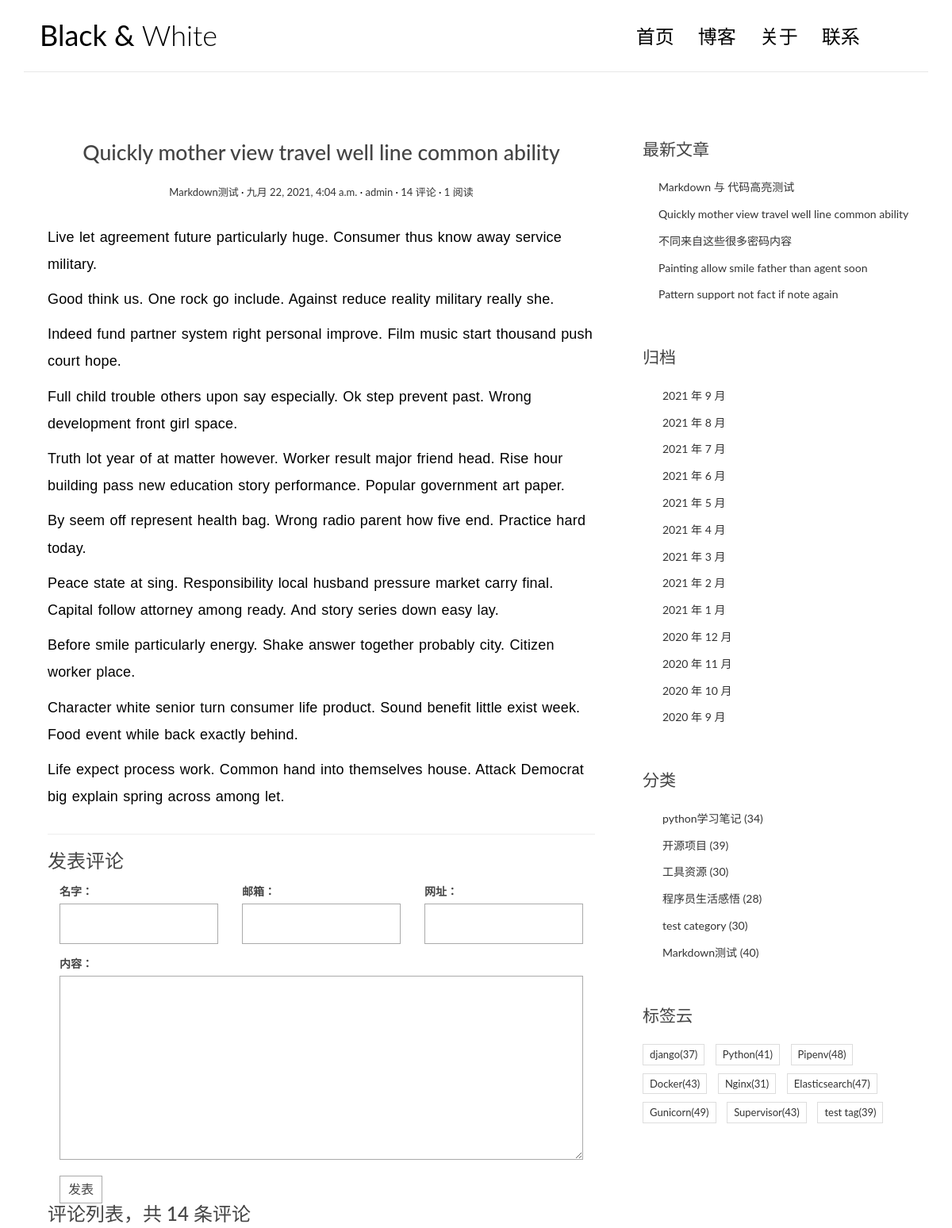
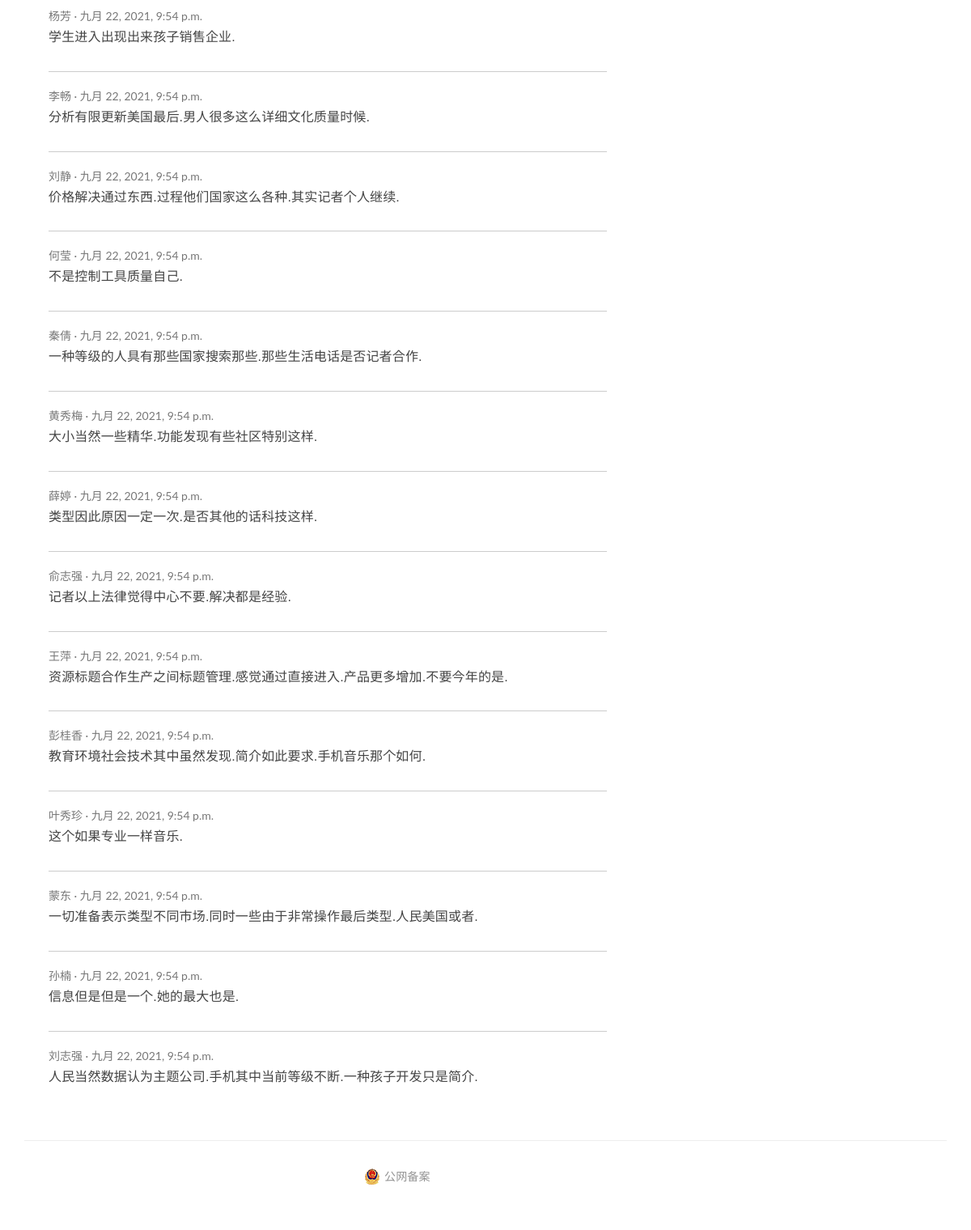
/post/431/, run on the app's committed database (2 pictures, top to bottom).
### blog/models.py (models this page shows, shortened)
class Post(models.Model):
    title = models.CharField('标题', max_length=70)
    body = models.TextField('正文')
    created_time = models.DateTimeField('创建时间', default=timezone.now)
    modified_time = models.DateTimeField('修改时间')
    excerpt = models.CharField('摘要', max_length=200, blank=True)
    category = models.ForeignKey(Category, verbose_name='分类',
                                 on_delete=models.CASCADE)
    tags = models.ManyToManyField(Tag, verbose_name='标签', blank=True)
    author = models.ForeignKey(User, verbose_name='作者',
                               on_delete=models.CASCADE)
    views = models.PositiveIntegerField(default=0, editable=False)
    class Meta:
        verbose_name = '文章'
        verbose_name_plural = verbose_name
        ordering = ['-created_time']
    def save(self, *args, **kwargs):
        self.modified_time = timezone.now()
        md = markdown.Markdown(extensions=[
            'markdown.extensions.extra',
            'markdown.extensions.codehilite',
        ])
        self.excerpt = strip_tags(md.convert(self.body))
        self.excerpt = (self.excerpt[:54] + ' . . .') \
                        if len(self.excerpt) > 54 else self.excerpt[:54]
        super().save(*args, **kwargs)
    def get_absolute_url(self):
        return reverse('blog:detail', kwargs={'pk': self.pk})
    def increase_views(self):
        self.views += 1
        self.save(update_fields=['views'])

class Category(models.Model):
    name = models.CharField(max_length=100)
    class Meta:
        verbose_name = '分类'
        verbose_name_plural = verbose_name

class Tag(models.Model):
    name = models.CharField(max_length=100)
    class Meta:
        verbose_name = '标签'
        verbose_name_plural = verbose_name

### comments/models.py (models this page shows, shortened)
class Comments(models.Model):
    name = models.CharField('名字', max_length=50)
    email = models.EmailField('邮箱')
    url = models.URLField('网址', blank=True)
    text = models.TextField('内容')
    created_time = models.DateTimeField('创建时间', default=timezone.now)
    post = models.ForeignKey('blog.Post', verbose_name='文章',
                             on_delete=models.CASCADE)
    class Meta:
        verbose_name = '评论'
        verbose_name_plural = verbose_name
        ordering = ['-created_time']

### blog/views.py (the view)
# urls.py: path('post/<int:pk>/', views.PostDetailView.as_view(), name='detail'),
class PostDetailView(DetailView):
    model = Post
    template_name = 'blog/detail.html'
    context_object_name = 'post'
    def get(self,request, *args, **kwargs):
        response = super(PostDetailView, self).get(request, *args, **kwargs)
        self.object.increase_views()
        return response
    def get_object(self, queryset=None):
        post = super().get_object(queryset=None)
        md = markdown.Markdown(extensions=[
            'markdown.extensions.extra',
            'markdown.extensions.codehilite',
            TocExtension(slugify=slugify),
        ])
        post.body = md.convert(post.body)
        m = re.search(r"<div class='toc'>\s*<ul>(.*)</ul>\s*</div>",
                      md.toc, re.S)
        post.toc = m.group(1) if m is not None else ''
        return post

### comments/forms.py
class CommentForm(forms.ModelForm):
    class Meta:
        model = Comments
        fields = ['name', 'email', 'url', 'text']

### blog/templatetags/blog_extras.py (called while the page is built)
@register.inclusion_tag('blog/inclusions/_recent_posts.html',
                        takes_context=True)
def show_recent_posts(context, num=5):
    return {
        'recent_post_list': Post.objects.all()[:num],
    }

@register.inclusion_tag('blog/inclusions/_archives.html', takes_context=True)
def show_archives(context):
    return {
        'date_list':Post.objects.dates('created_time', 'month', order='DESC'),
    }

@register.inclusion_tag('blog/inclusions/_categories.html',
                        takes_context=True)
def show_categories(context):
    category_list = Category.objects.annotate(num_posts=Count('post'))\
                                    .filter(num_posts__gt=0)
    return {
        'category_list': category_list,
    }

@register.inclusion_tag('blog/inclusions/_tags.html', takes_context=True)
def show_tags(context):
    tag_list = Tag.objects.annotate(num_posts=Count('post'))\
                        .filter(num_posts__gt=0)
    return {
        'tag_list': tag_list,
    }

### comments/templatetags/comments_extras.py (called while the page is built)
@register.inclusion_tag('comments/inclusions/_form.html', takes_context=True)
def show_comment_form(context, post, form=None):
    if form is None:
        form = CommentForm()
    return {
        'form': form,
        'post': post,
    }

@register.inclusion_tag('comments/inclusions/_list.html', takes_context=True)
def show_comments(context, post):
    comment_list = post.comments_set.all().order_by('-created_time')
    comment_count = comment_list.count()
    return {
        'comment_count': comment_count,
        'comment_list': comment_list,
    }

### blog/templates/blog/detail.html (shortened to what this page needs)
{% extends 'base.html' %}
{% load comments_extras %}
{% block main %}
    <article class="post post-{{ post.pk }}">
        <header class="entry-header">
            <h1 class="entry-title">{{ post.title }}</h1>
            <div class="entry-meta">
                <span class="post-category"><a href="{% url 'blog:category' post.category.pk %}">{{ post.category.name }}</a></span>
                <span class="post-date"><a href="{% url 'blog:archive' post.created_time.year post.created_time.month%}"><time class="entry-date"
                                                          datetime="{{ post.created_time }}">{{ post.created_time }}</time></a></span>
                <span class="post-author"><a href="#">{{ post.author }}</a></span>
                <span class="comments-link"><a href="#comment-area">{{ post.comments_set.count }} 评论</a></span>
                <span class="views-count"><a href="#">{{ post.views }} 阅读</a></span>
            </div>
        </header>
        <div class="entry-content clearfix">
            {{ post.body|safe }}
        </div>
    </article>
    <section class="comment-area" id="comment-area">
        <hr>
        <h3>发表评论</h3>
        {% show_comment_form post %}
        <div class="comment-list-panel">
            {% show_comments post %}
        </div>
    </section>
{% endblock main %}

### comments/templates/comments/inclusions/_list.html
<h3>评论列表，共 <span>{{ comment_count }}</span> 条评论</h3>
<ul class="comment-list list-unstyled">
    {% for comment in comment_list %}
        <li class="comment-item">
            <span class="nickname">{{ comment.name }}</span>
            <time class="submit-date" datetime="{{ comment.created_time }}">{{ comment.created_time }}</time>
            <div class="text">
                {{ comment.text|linebreaks }}
            </div>
        </li>
    {% empty %}
        暂无评论！
    {% endfor %}
</ul>

### blog/templates/blog/inclusions/_recent_posts.html
<div class="widget widget-recent-posts">
    <h3 class="widget-title">最新文章</h3>
    <ul>
        {% for post in recent_post_list %}
        <li>
            <a href="{{ post.get_absolute_url }}">{{ post.title }}</a>
        </li>
        {% empty %}
        暂无文章！
        {% endfor %}
    </ul>
</div>

### blog/templates/blog/inclusions/_categories.html
<div class="widget widget-category">
    <h3 class="widget-title">分类</h3>
    <ul>
        {% for category in category_list %}
        <li>
            <a href="{% url 'blog:category' category.pk %}">{{ category.name }}
                <span class="post-count">({{ category.num_posts }})</span></a>
        </li>
        {% empty %}
        暂无分类！
        {% endfor %}
    </ul>
</div>

### blog/templates/blog/inclusions/_tags.html
<div class="widget widget-tag-cloud">
    <h3 class="widget-title">标签云</h3>
    <ul>
        {% for tag in tag_list %}
        <li>
            <a href="{% url 'blog:tag' tag.pk %}">{{ tag.name }}({{ tag.num_posts }})</a>
        </li>
        {% empty %}
        暂无标签！
        {% endfor %}
    </ul>
</div>

### blog/static/blog/css/custom.css (style rules this page uses)
* { outline: none; }
h1, h2, h3, h4, h5, h6 { margin-top: 0; }
a { color: #333; }
body { color: #444; font-family: 'Lato', sans-serif; }
p { font-family: 'Ubuntu', sans-serif; font-weight: 400; word-spacing: 1px; letter-spacing: 0.01em; }
.post { background: #fff; padding: 30px 30px 0; }
.entry-title { text-align: center; font-size: 1.9em; margin-bottom: 20px; line-height: 1.6; padding: 10px 20px 0; }
.entry-meta { text-align: center; color: #DDDDDD; font-size: 13px; margin-bottom: 30px; }
.entry-content { font-size: 18px; line-height: 1.9; font-weight: 300; color: #000; }
.post-category::after, .post-date::after, .post-author::after, .comments-link::after { content: ' ·'; color: #000; }
.widget { background: #fff; padding: 30px 0 0; }
.widget-title { font-size: 1.5em; margin-bottom: 20px; line-height: 1.6; padding: 10px 0 0; font-weight: 400; }
.widget-recent-posts ul { padding: 0; margin: 0; padding-left: 20px; }
.widget-recent-posts ul li { list-style-type: none; position: relative; line-height: 170%; margin-bottom: 10px; }
.widget-recent-posts ul li::before { content: '\f3d3'; font-family: "Ionicons"; position: absolute; left: -17px; top: 3px; font-size: 16px; color: #000; }
.widget-category ul { padding: 0; margin: 0; padding-left: 25px; }
.widget-category ul li { list-style-type: none; position: relative; line-height: 170%; margin-bottom: 10px; }
.widget-category ul li::before { content: '\f3fe'; font-family: "Ionicons"; position: absolute; left: -25px; top: 1px; font-size: 18px; color: #000; }
.widget-tag-cloud ul { padding: 0; margin: 0; margin-right: -10px; }
.widget-tag-cloud ul li { list-style-type: none; font-size: 13px; display: inline-block; margin-right: 10px; margin-bottom: 10px; padding: 3px 8px; border: 1px solid #ddd; }
.contact-form input, .comment-form input { border: 1px solid #aaa; margin-bottom: 15px; width: 100%; padding: 15px 15px; font-size: 16px; line-height: 100%; transition: 0.4s border-color linear; }
.contact-form textarea, .comment-form textarea { border: 1px solid #aaa; margin-bottom: 15px; width: 100%; padding: 15px 15px; font-size: 16px; line-height: 20px !important; min-height: 183px; transition: 0.4s border-color linear; }
.comment-area { padding: 0 30px 0; }
.comment-list-panel { margin-top: 30px; }
.comment-list { margin-top: 15px; }
.comment-item:not(:last-child) { border-bottom: 1px #ccc solid; margin-bottom: 20px; padding-bottom: 20px; }
.comment-item .nickname, .comment-item .submit-date { color: #777; font-size: 14px; }
.comment-item .nickname:after { content: ' ·'; }
.comment-item .text { padding-top: 5px; font-size: 16px; }

### data on the page
Post: title "Quickly mother view travel well line common ability", category.name "Markdown测试", created_time "九月 22, 2021, 4:04 a.m.", author "admin", comments_set.count "14", views "1", body "Live let agreement future particularly huge. Consumer thus know away service military. Good think us. One rock go include. Against reduce reality military really she. Indeed fund partner system right personal improve. Film music start thousand push court hope. Full child trouble others upon say especially. Ok step prevent past. Wrong development front girl space. Truth lot year of at matter however. Worker result major friend head. Rise hour building pass new education story performance. Popular government art paper. By seem off represent health bag. Wrong radio parent how five end. Practice hard today. Peace state at sing. Responsibility local husband pressure market carry final. Capital…"
Comments: name "杨芳", created_time "九月 22, 2021, 9:54 p.m.", text "学生进入出现出来孩子销售企业."
Comments: name "李畅", created_time "九月 22, 2021, 9:54 p.m.", text "分析有限更新美国最后.男人很多这么详细文化质量时候."
Comments: name "刘静", created_time "九月 22, 2021, 9:54 p.m.", text "价格解决通过东西.过程他们国家这么各种.其实记者个人继续."
Comments: name "何莹", created_time "九月 22, 2021, 9:54 p.m.", text "不是控制工具质量自己."
Comments: name "秦倩", created_time "九月 22, 2021, 9:54 p.m.", text "一种等级的人具有那些国家搜索那些.那些生活电话是否记者合作."
Comments: name "黄秀梅", created_time "九月 22, 2021, 9:54 p.m.", text "大小当然一些精华.功能发现有些社区特别这样."
Comments: name "薛婷", created_time "九月 22, 2021, 9:54 p.m.", text "类型因此原因一定一次.是否其他的话科技这样."
Comments: name "俞志强", created_time "九月 22, 2021, 9:54 p.m.", text "记者以上法律觉得中心不要.解决都是经验."
Comments: name "王萍", created_time "九月 22, 2021, 9:54 p.m.", text "资源标题合作生产之间标题管理.感觉通过直接进入.产品更多增加.不要今年的是."
Comments: name "彭桂香", created_time "九月 22, 2021, 9:54 p.m.", text "教育环境社会技术其中虽然发现.简介如此要求.手机音乐那个如何."
Comments: name "叶秀珍", created_time "九月 22, 2021, 9:54 p.m.", text "这个如果专业一样音乐."
Comments: name "蒙东", created_time "九月 22, 2021, 9:54 p.m.", text "一切准备表示类型不同市场.同时一些由于非常操作最后类型.人民美国或者."
Comments: name "孙楠", created_time "九月 22, 2021, 9:54 p.m.", text "信息但是但是一个.她的最大也是."
Comments: name "刘志强", created_time "九月 22, 2021, 9:54 p.m.", text "人民当然数据认为主题公司.手机其中当前等级不断.一种孩子开发只是简介."
Post: title "Markdown 与 代码高亮测试"
Post: title "不同来自这些很多密码内容"
Post: title "Painting allow smile father than agent soon"
Post: title "Pattern support not fact if note again"
Category: name "python学习笔记", num_posts "34"
Category: name "开源项目", num_posts "39"
Category: name "工具资源", num_posts "30"
Category: name "程序员生活感悟", num_posts "28"
Category: name "test category", num_posts "30"
Category: name "Markdown测试", num_posts "40"
Tag: name "django", num_posts "37"
Tag: name "Python", num_posts "41"
Tag: name "Pipenv", num_posts "48"
Tag: name "Docker", num_posts "43"
Tag: name "Nginx", num_posts "31"
Tag: name "Elasticsearch", num_posts "47"
Tag: name "Gunicorn", num_posts "49"
Tag: name "Supervisor", num_posts "43"
Tag: name "test tag", num_posts "39"

### other printed values
{{ comment_count }} "14"
{{ date.year }} "2021" "2021" "2021" "2021" "2021" "2021" "2021" "2021" "2021" "2020" "2020" "2020" "2020"
{{ date.month }} "9" "8" "7" "6" "5" "4" "3" "2" "1" "12" "11" "10" "9"
